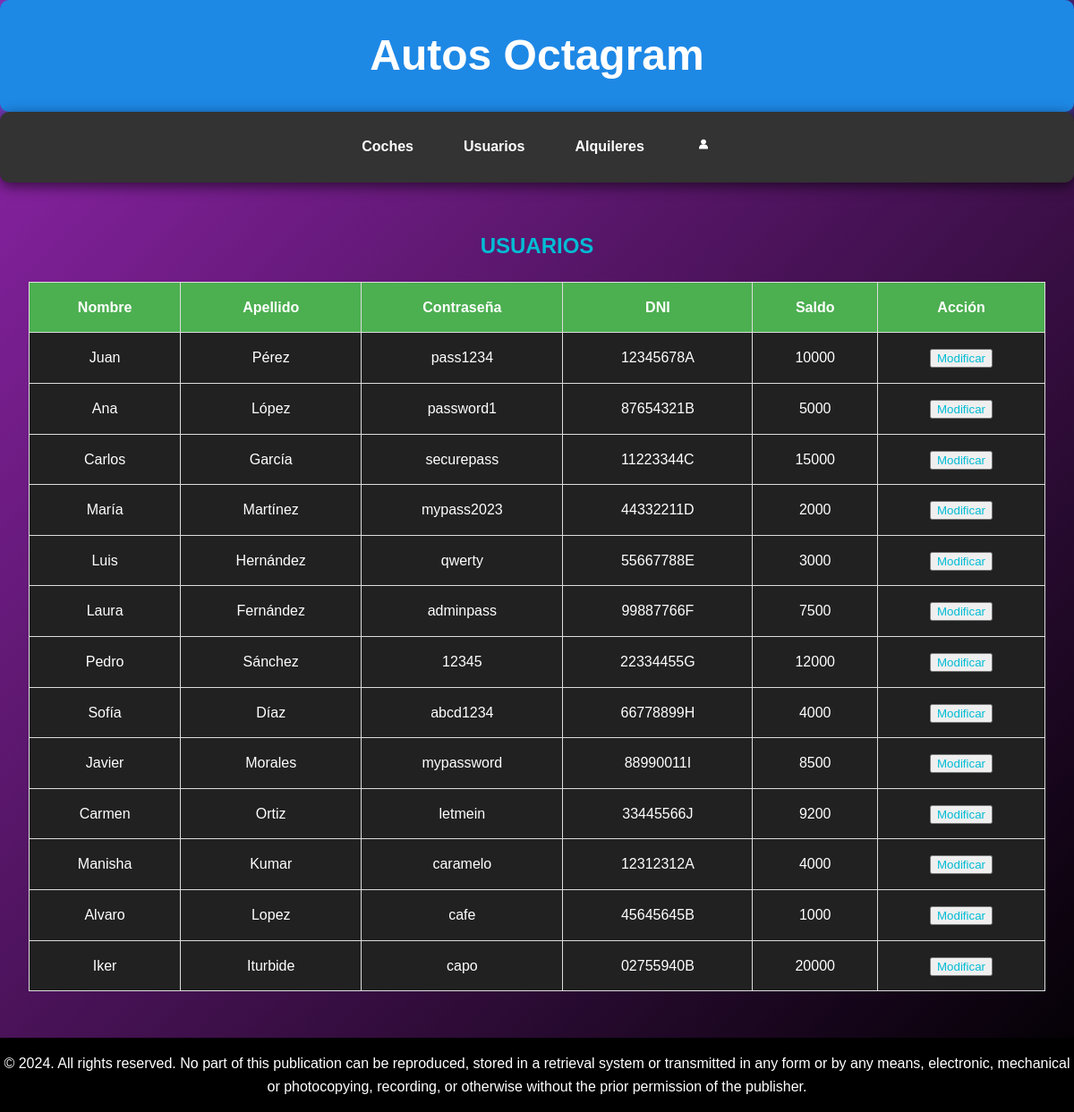
Page /usuarios/modificar.php (signed in) on the committed database.
### tables this page shows
CREATE TABLE `usuarios` (
  `id_usuario` int(10) unsigned NOT NULL AUTO_INCREMENT,
  `password` varchar(100) DEFAULT NULL,
  `nombre` varchar(50) DEFAULT NULL,
  `apellidos` varchar(50) DEFAULT NULL,
  `dni` varchar(9) DEFAULT NULL,
  `saldo` float DEFAULT NULL,
  `tipo_usuario` enum('comprador','vendedor','administrador') DEFAULT NULL,
  PRIMARY KEY (`id_usuario`)
);

### usuarios/modificar.php (the view, shortened to what this page needs)
<!DOCTYPE html>
<html lang="es">
	<head>
		<link rel="stylesheet" href="../index.css">
	</head>
	<body>
        <?php
            $conn = mysqli_connect ("localhost", "root", "rootroot", "concesionario");
        ?>
		<header class="header">
            <h1>Autos Octagram</h1>
        </header>
        <nav class="navega">
            <ul>
                <li>
                    <a href="../coches/coches.php">Coches</a>
                </li>
                <?php if ($_SESSION['tipo']=='vendedor' || $_SESSION['tipo']=='administrador' || $_SESSION['tipo']=='comprador'){ ?>
                <li>
                    <a href="../usuarios/usuarios.php">Usuarios</a>
                </li>
                <?php } ?>
                <?php if ($_SESSION['tipo']=='vendedor' || $_SESSION['tipo']=='administrador' || $_SESSION['tipo']=='comprador'){ ?>
                    <li>
                        <a href="../alquileres/alquileres.php">Alquileres</a>
                    </li>
                <?php } ?>
                <li>
                    <a href="../registro.php"><img src="../icono.png" width="20"></a>
                </li>
            </ul>
        </nav>
        <main class="contenido">
            <h2>USUARIOS</h2>
            <table border="1">
            <tr>
                <th>Nombre</th>
                <th>Apellido</th>
                <th>Contraseña</th>
                <th>DNI</th>
                <th>Saldo</th>
                <th>Acción</th>
            </tr>
            <?php
            $usuario=$_SESSION['dni'];
            if ($_SESSION['tipo']=='administrador'){
                $sql="select * from usuarios";
            } else {
                $sql="select * from usuarios where dni='$usuario'";
            }
            $result = mysqli_query($conn, $sql);
            while ($row = mysqli_fetch_assoc($result)){
                echo "<tr>
                        <td>". $row['nombre'] ."</td>
                        <td>". $row['apellidos'] ."</td>
                        <td>". $row['password'] ."</td>
                        <td>". $row['dni'] ."</td>
                        <td>". $row['saldo'] ."</td>
                        <td>
                            <form action='modificar2.php' method='post'>
                                <input type='hidden' name='id_usuario' value=" . $row['id_usuario'] .">
                                <button type='submit' class='plis'>Modificar</button>
                            </form>
                        </td>
                      </tr>";
            }
            ?>
            </table>
        </main>
        <footer class="footer">
            <p> © 2024. All rights reserved. No part of this publication can be reproduced, stored in a retrieval system or transmitted in any form or by any means,
                electronic, mechanical or photocopying, recording, or otherwise without the prior permission of the publisher.</p>
        </footer>
	</body>
</html>

### index.css (style rules this page uses)
body, h1, h2, p, ul, li, a { margin: 0; padding: 0; box-sizing: border-box; }
body { font-family: Arial, sans-serif; line-height: 1.6; background-color: #212121; color: #fff; display: flex; flex-direction: column; min-height: 100vh; background: linear-gradient(135deg, #8e24aa, #000000); }
.header { background-color: #1e88e5; color: white; text-align: center; padding: 1.5rem 0; box-shadow: 0 4px 20px rgba(30, 136, 229, 0.7); border-radius: 10px; transition: transform 0.3s ease, background-color 0.3s ease; }
.header h1 { margin: 0; font-size: 3rem; }
.navega { background-color: #333; text-align: center; padding: 1rem 0; box-shadow: 0 4px 15px rgba(0, 0, 0, 0.6); border-radius: 10px; margin-bottom: 20px; }
.navega ul { list-style: none; display: inline-flex; gap: 2rem; }
.navega a { color: white; text-decoration: none; font-weight: bold; padding: 1rem 2rem; border-radius: 30px; transition: background-color 0.3s ease, transform 0.3s ease; }
ul { list-style:none; }
.navega li a { color:#fff; text-decoration:none; padding:10px 12px; display:block; }
.contenido { flex: 1; padding: 2rem; text-align: center; }
.contenido h2 { margin-bottom: 1rem; color: #00bcd4; }
.footer { background-color: #000000; color: white; text-align: center; padding: 1rem 0; margin-top: auto; }
table { width: 100%; border-collapse: collapse; margin: 20px 0; background-color: #212121; }
th, td { padding: 15px; text-align: center; border: 1px solid #ddd; }
th { background-color: #4caf50; color: white; font-weight: bold; }
.plis { color: #00bcd4; }

### rows in the picture
usuarios: nombre "Juan", apellidos "Pérez", password "pass1234", dni "12345678A", saldo "10000"
usuarios: nombre "Ana", apellidos "López", password "password1", dni "87654321B", saldo "5000"
usuarios: nombre "Carlos", apellidos "García", password "securepass", dni "11223344C", saldo "15000"
usuarios: nombre "María", apellidos "Martínez", password "mypass2023", dni "44332211D", saldo "2000"
usuarios: nombre "Luis", apellidos "Hernández", password "qwerty", dni "55667788E", saldo "3000"
usuarios: nombre "Laura", apellidos "Fernández", password "adminpass", dni "99887766F", saldo "7500"
usuarios: nombre "Pedro", apellidos "Sánchez", password "12345", dni "22334455G", saldo "12000"
usuarios: nombre "Sofía", apellidos "Díaz", password "abcd1234", dni "66778899H", saldo "4000"
usuarios: nombre "Javier", apellidos "Morales", password "mypassword", dni "88990011I", saldo "8500"
usuarios: nombre "Carmen", apellidos "Ortiz", password "letmein", dni "33445566J", saldo "9200"
usuarios: nombre "Manisha", apellidos "Kumar", password "caramelo", dni "12312312A", saldo "4000"
usuarios: nombre "Alvaro", apellidos "Lopez", password "cafe", dni "45645645B", saldo "1000"
usuarios: nombre "Iker", apellidos "Iturbide", password "capo", dni "02755940B", saldo "20000"
